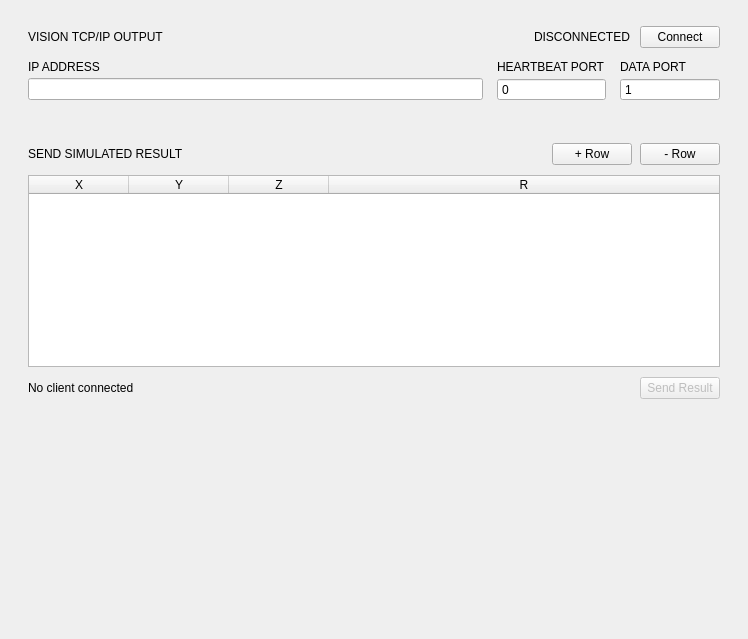
<?xml version="1.0" encoding="UTF-8"?>
<ui version="4.0">
 <class>VisionTcpipDeviceWidget</class>
 <widget class="QWidget" name="VisionTcpipDeviceWidget">
  <property name="geometry">
   <rect>
    <x>0</x>
    <y>0</y>
    <width>748</width>
    <height>639</height>
   </rect>
  </property>
  <property name="windowTitle">
   <string>Form</string>
  </property>
  <layout class="QVBoxLayout" name="verticalLayout">
   <property name="spacing">
    <number>10</number>
   </property>
   <property name="leftMargin">
    <number>10</number>
   </property>
   <property name="topMargin">
    <number>10</number>
   </property>
   <property name="rightMargin">
    <number>10</number>
   </property>
   <property name="bottomMargin">
    <number>10</number>
   </property>
   <item>
    <widget class="FrameBox" name="frame_connection">
     <property name="frameShape">
      <enum>QFrame::Shape::NoFrame</enum>
     </property>
     <layout class="QVBoxLayout" name="connLayout">
      <property name="spacing">
       <number>12</number>
      </property>
      <property name="leftMargin">
       <number>18</number>
      </property>
      <property name="topMargin">
       <number>16</number>
      </property>
      <property name="rightMargin">
       <number>18</number>
      </property>
      <property name="bottomMargin">
       <number>16</number>
      </property>
      <item>
       <layout class="QHBoxLayout" name="connHeaderRow">
        <property name="spacing">
         <number>10</number>
        </property>
        <item>
         <widget class="QLabel" name="lbl_conn_title">
          <property name="text">
           <string>VISION TCP/IP OUTPUT</string>
          </property>
         </widget>
        </item>
        <item>
         <spacer name="connHeaderSpacer">
          <property name="orientation">
           <enum>Qt::Orientation::Horizontal</enum>
          </property>
          <property name="sizeHint" stdset="0">
           <size>
            <width>20</width>
            <height>10</height>
           </size>
          </property>
         </spacer>
        </item>
        <item>
         <widget class="ConnectionStateDot" name="lbl_conn_dot">
          <property name="minimumSize">
           <size>
            <width>10</width>
            <height>10</height>
           </size>
          </property>
          <property name="maximumSize">
           <size>
            <width>10</width>
            <height>10</height>
           </size>
          </property>
          <property name="text">
           <string/>
          </property>
         </widget>
        </item>
        <item>
         <widget class="ConnectionStateLabel" name="lbl_conn_state">
          <property name="text">
           <string>DISCONNECTED</string>
          </property>
         </widget>
        </item>
        <item>
         <widget class="ConnectionActionButton" name="btn_connect">
          <property name="cursor">
           <cursorShape>PointingHandCursor</cursorShape>
          </property>
          <property name="focusPolicy">
           <enum>Qt::FocusPolicy::NoFocus</enum>
          </property>
          <property name="text">
           <string>Connect</string>
          </property>
         </widget>
        </item>
       </layout>
      </item>
      <item>
       <layout class="QGridLayout" name="connFieldGrid">
        <property name="horizontalSpacing">
         <number>14</number>
        </property>
        <property name="verticalSpacing">
         <number>4</number>
        </property>
        <item row="1" column="0">
         <widget class="QLineEdit" name="ledit_ip"/>
        </item>
        <item row="1" column="1">
         <widget class="QSpinBox" name="spb_port_heartbeat">
          <property name="minimumSize">
           <size>
            <width>100</width>
            <height>0</height>
           </size>
          </property>
          <property name="buttonSymbols">
           <enum>QAbstractSpinBox::ButtonSymbols::NoButtons</enum>
          </property>
          <property name="minimum">
           <number>0</number>
          </property>
          <property name="maximum">
           <number>65535</number>
          </property>
         </widget>
        </item>
        <item row="1" column="2">
         <widget class="QSpinBox" name="spb_port_data">
          <property name="minimumSize">
           <size>
            <width>100</width>
            <height>0</height>
           </size>
          </property>
          <property name="buttonSymbols">
           <enum>QAbstractSpinBox::ButtonSymbols::NoButtons</enum>
          </property>
          <property name="minimum">
           <number>1</number>
          </property>
          <property name="maximum">
           <number>10000</number>
          </property>
         </widget>
        </item>
        <item row="0" column="1">
         <widget class="QLabel" name="lbl_port_heartbeat">
          <property name="text">
           <string>HEARTBEAT PORT</string>
          </property>
         </widget>
        </item>
        <item row="0" column="2">
         <widget class="QLabel" name="lbl_port_data">
          <property name="text">
           <string>DATA PORT</string>
          </property>
         </widget>
        </item>
        <item row="0" column="0">
         <widget class="QLabel" name="lbl_ip">
          <property name="text">
           <string>IP ADDRESS</string>
          </property>
         </widget>
        </item>
       </layout>
      </item>
     </layout>
    </widget>
   </item>
   <item>
    <widget class="FrameBox" name="frame_send_result">
     <property name="frameShape">
      <enum>QFrame::Shape::NoFrame</enum>
     </property>
     <layout class="QVBoxLayout" name="sendLayout">
      <property name="spacing">
       <number>10</number>
      </property>
      <property name="leftMargin">
       <number>18</number>
      </property>
      <property name="topMargin">
       <number>16</number>
      </property>
      <property name="rightMargin">
       <number>18</number>
      </property>
      <property name="bottomMargin">
       <number>16</number>
      </property>
      <item>
       <layout class="QHBoxLayout" name="sendHeaderRow">
        <property name="spacing">
         <number>8</number>
        </property>
        <item>
         <widget class="QLabel" name="lbl_send_title">
          <property name="text">
           <string>SEND SIMULATED RESULT</string>
          </property>
         </widget>
        </item>
        <item>
         <spacer name="sendHeaderSpacer">
          <property name="orientation">
           <enum>Qt::Orientation::Horizontal</enum>
          </property>
          <property name="sizeHint" stdset="0">
           <size>
            <width>20</width>
            <height>10</height>
           </size>
          </property>
         </spacer>
        </item>
        <item>
         <widget class="QPushButton" name="btn_add_row">
          <property name="cursor">
           <cursorShape>PointingHandCursor</cursorShape>
          </property>
          <property name="focusPolicy">
           <enum>Qt::FocusPolicy::NoFocus</enum>
          </property>
          <property name="text">
           <string>+ Row</string>
          </property>
         </widget>
        </item>
        <item>
         <widget class="QPushButton" name="btn_remove_row">
          <property name="cursor">
           <cursorShape>PointingHandCursor</cursorShape>
          </property>
          <property name="focusPolicy">
           <enum>Qt::FocusPolicy::NoFocus</enum>
          </property>
          <property name="text">
           <string>- Row</string>
          </property>
         </widget>
        </item>
       </layout>
      </item>
      <item>
       <widget class="QTableWidget" name="tbl_positions">
        <property name="selectionBehavior">
         <enum>QAbstractItemView::SelectionBehavior::SelectRows</enum>
        </property>
        <property name="columnCount">
         <number>4</number>
        </property>
        <attribute name="horizontalHeaderStretchLastSection">
         <bool>true</bool>
        </attribute>
        <column>
         <property name="text">
          <string>X</string>
         </property>
        </column>
        <column>
         <property name="text">
          <string>Y</string>
         </property>
        </column>
        <column>
         <property name="text">
          <string>Z</string>
         </property>
        </column>
        <column>
         <property name="text">
          <string>R</string>
         </property>
        </column>
       </widget>
      </item>
      <item>
       <layout class="QHBoxLayout" name="sendBtnRow">
        <item>
         <widget class="SendStateHintLabel" name="lbl_send_hint">
          <property name="text">
           <string>No client connected</string>
          </property>
         </widget>
        </item>
        <item>
         <spacer name="sendBtnSpacer">
          <property name="orientation">
           <enum>Qt::Orientation::Horizontal</enum>
          </property>
          <property name="sizeHint" stdset="0">
           <size>
            <width>20</width>
            <height>10</height>
           </size>
          </property>
         </spacer>
        </item>
        <item>
         <widget class="QPushButton" name="btn_send_result">
          <property name="enabled">
           <bool>false</bool>
          </property>
          <property name="cursor">
           <cursorShape>PointingHandCursor</cursorShape>
          </property>
          <property name="focusPolicy">
           <enum>Qt::FocusPolicy::NoFocus</enum>
          </property>
          <property name="text">
           <string>Send Result</string>
          </property>
         </widget>
        </item>
       </layout>
      </item>
     </layout>
    </widget>
   </item>
   <item>
    <widget class="FrameBox" name="frame_kinematic_check">
     <property name="frameShape">
      <enum>QFrame::Shape::NoFrame</enum>
     </property>
     <property name="frameShadow">
      <enum>QFrame::Shadow::Plain</enum>
     </property>
     <layout class="QHBoxLayout" name="horizontalLayout">
      <property name="spacing">
       <number>10</number>
      </property>
      <property name="leftMargin">
       <number>18</number>
      </property>
      <property name="topMargin">
       <number>16</number>
      </property>
      <property name="rightMargin">
       <number>18</number>
      </property>
      <property name="bottomMargin">
       <number>16</number>
      </property>
      <item>
       <widget class="RobotKinematicCheckWidget" name="widget_kinematic_check" native="true"/>
      </item>
     </layout>
    </widget>
   </item>
   <item>
    <spacer name="verticalSpacer">
     <property name="orientation">
      <enum>Qt::Orientation::Vertical</enum>
     </property>
     <property name="sizeHint" stdset="0">
      <size>
       <width>20</width>
       <height>40</height>
      </size>
     </property>
    </spacer>
   </item>
  </layout>
 </widget>
 <customwidgets>
  <customwidget>
   <class>FrameBox</class>
   <extends>QFrame</extends>
   <header location="global">form/widgets/frame_box.h</header>
   <container>1</container>
  </customwidget>
  <customwidget>
   <class>ConnectionStateDot</class>
   <extends>QLabel</extends>
   <header location="global">form/widgets/connection_state_dot.h</header>
  </customwidget>
  <customwidget>
   <class>ConnectionStateLabel</class>
   <extends>QLabel</extends>
   <header location="global">form/widgets/connection_state_label.h</header>
  </customwidget>
  <customwidget>
   <class>ConnectionActionButton</class>
   <extends>QPushButton</extends>
   <header location="global">form/widgets/connection_action_button.h</header>
  </customwidget>
  <customwidget>
   <class>SendStateHintLabel</class>
   <extends>QLabel</extends>
   <header location="global">form/widgets/send_state_hint_label.h</header>
  </customwidget>
  <customwidget>
   <class>RobotKinematicCheckWidget</class>
   <extends>QWidget</extends>
   <header location="global">form/vision_output/robot_kinematic_check_widget.h</header>
   <container>1</container>
  </customwidget>
 </customwidgets>
 <resources/>
 <connections/>
</ui>
